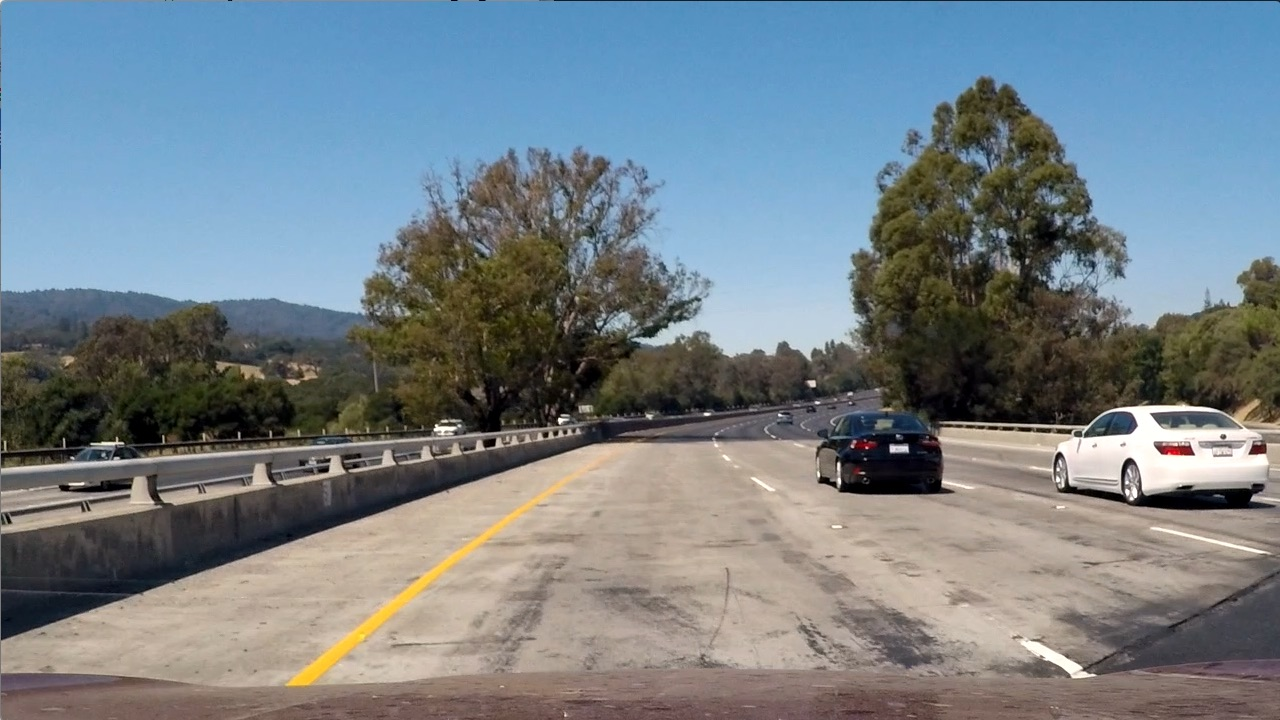
#> input picture test_images/test1.jpg, 1280 x 720 px
$ jupyter execute --allow-errors vehicle-detection.ipynb   (older library calls are emulated)
#> lines starting #> are read from the running program, lines starting #| are printed output that depends on the picture; after the words box and inside, x2 and y2 are one past the last pixel; in counts of white or black regions, pixels touching at a corner belong together
**Vehicle Detection Project**

The goals / steps of this project are the following:

* Perform a Histogram of Oriented Gradients (HOG) feature extraction on a labeled training set of images and train a classifier Linear SVM classifier
* Optionally, you can also apply a color transform and append binned color features, as well as histograms of color, to your HOG feature vector.
* Note: for those first two steps don't forget to normalize your features and randomize a selection for training and testing.
* Implement a sliding-window technique and use your trained classifier to search for vehicles in images.
* Run your pipeline on a video stream (start with the test_video.mp4 and later implement on full project_video.mp4) and create a heat map of recurring detections frame by frame to reject outliers and follow detected vehicles.
* Estimate a bounding box for vehicles detected.

## Utility Functions

[cell 1]
import matplotlib.image as mpimg
import matplotlib.pyplot as plt
import numpy as np
import cv2
import glob
import time
from sklearn.svm import LinearSVC
from sklearn.preprocessing import StandardScaler
from skimage.feature import hog
from scipy.ndimage.measurements import label
from sklearn.model_selection import train_test_split

# Define a function to return HOG features and visualization
# [36 lines left out: functions get_hog_features, bin_spatial, color_hist, not called in this run]

# Define a function to extract features from a list of images
# Have this function call bin_spatial() and color_hist()
def extract_features(imgs, color_space='RGB', spatial_size=(32, 32),
                        hist_bins=32, orient=9,
                        pix_per_cell=8, cell_per_block=2, hog_channel=0,
                        spatial_feat=True, hist_feat=True, hog_feat=True):
    # Create a list to append feature vectors to
    features = []
    # Iterate through the list of images
    for file in imgs:
        file_features = []
        # Read in each one by one
        image = mpimg.imread(file)
        # apply color conversion if other than 'RGB'
        if color_space != 'RGB':
            if color_space == 'HSV':
                feature_image = cv2.cvtColor(image, cv2.COLOR_BGR2HSV)
            elif color_space == 'LUV':
                feature_image = cv2.cvtColor(image, cv2.COLOR_BGR2LUV)
            elif color_space == 'HLS':
                feature_image = cv2.cvtColor(image, cv2.COLOR_BGR2HLS)
            elif color_space == 'YUV':
                feature_image = cv2.cvtColor(image, cv2.COLOR_BGR2YUV)
            elif color_space == 'YCrCb':
                feature_image = cv2.cvtColor(image, cv2.COLOR_BGR2YCrCb)
            elif color_space == 'BGR':
                feature_image = cv2.cvtColor(img, cv2.COLOR_RGB2BGR)
        else: feature_image = np.copy(img)

        if spatial_feat == True:
            spatial_features = bin_spatial(feature_image, size=spatial_size)
            file_features.append(spatial_features)
        if hist_feat == True:
            # Apply color_hist()
            hist_features = color_hist(feature_image, nbins=hist_bins)
            file_features.append(hist_features)
        if hog_feat == True:
        # Call get_hog_features() with vis=False, feature_vec=True
            if hog_channel == 'ALL':
                hog_features = []
                for channel in range(feature_image.shape[2]):
                    hog_features.append(get_hog_features(feature_image[:,:,channel],
                                        orient, pix_per_cell, cell_per_block,
                                        vis=False, feature_vec=True))
                hog_features = np.ravel(hog_features)
            else:
                hog_features = get_hog_features(feature_image[:,:,hog_channel], orient,
                            pix_per_cell, cell_per_block, vis=False, feature_vec=True)
            # Append the new feature vector to the features list
            file_features.append(hog_features)
        features.append(np.concatenate(file_features))
    # Return list of feature vectors
    return features

# Define a function that takes an image,
# start and stop positions in both x and y,
# window size (x and y dimensions),
# and overlap fraction (for both x and y)
# [40 lines left out: function slide_window, not called in this run]

def slide_window_new(img, ystart, ystop, scale, pix_per_cell, cell_per_block):
    feature_image = np.copy(img)
    windows = []

    ctrans_tosearch = feature_image[ystart:ystop,:,:]

    if scale != 1:
        imshape = ctrans_tosearch.shape
        ctrans_tosearch = cv2.resize(ctrans_tosearch, (np.int(imshape[1]/scale), np.int(imshape[0]/scale)))

    # Define blocks and steps as above
    nxblocks = (ctrans_tosearch.shape[1] // pix_per_cell) - cell_per_block + 1
    nyblocks = (ctrans_tosearch.shape[0] // pix_per_cell) - cell_per_block + 1

    # 64 was the orginal sampling rate, with 8 cells and 8 pix per cell
    window = 64
    nblocks_per_window = (window // pix_per_cell) - cell_per_block + 1
    cells_per_step = 2  # Instead of overlap, define how many cells to step
    nxsteps = (nxblocks - nblocks_per_window) // cells_per_step
    nysteps = (nyblocks - nblocks_per_window) // cells_per_step

    for xb in range(nxsteps):
        for yb in range(nysteps):
            ypos = yb*cells_per_step
            xpos = xb*cells_per_step

            xleft = xpos*pix_per_cell
            ytop = ypos*pix_per_cell

            xbox_left = np.int(xleft*scale)
            ytop_draw = np.int(ytop*scale)
            win_draw = np.int(window*scale)
            windows.append(((xbox_left, ytop_draw+ystart),(xbox_left+win_draw,ytop_draw+win_draw+ystart)))

    return windows


# Define a function to draw bounding boxes
def draw_boxes(img, bboxes, color=(0, 0, 255), thick=6):
    # Make a copy of the image
    imcopy = np.copy(img)
    # Iterate through the bounding boxes
    for bbox in bboxes:
        # Draw a rectangle given bbox coordinates
        cv2.rectangle(imcopy, bbox[0], bbox[1], color, thick)
    # Return the image copy with boxes drawn
    return imcopy


# Define a function to extract features from a single image window
# This function is very similar to extract_features()
# just for a single image rather than list of images
# [80 lines left out: functions single_img_features, search_windows, not called in this run]

def add_heat(heatmap, bbox_list):
    # Iterate through list of bboxes
    for box in bbox_list:
        # Add += 1 for all pixels inside each bbox
        # Assuming each "box" takes the form ((x1, y1), (x2, y2))
        heatmap[box[0][1]:box[1][1], box[0][0]:box[1][0]] += 1

    # Return updated heatmap
    return heatmap# Iterate through list of bboxes

def apply_threshold(heatmap, threshold):
    # Zero out pixels below the threshold
    heatmap[heatmap <= threshold] = 0
    # Return thresholded map
    return heatmap

def draw_labeled_bboxes(img, labels):
    # Iterate through all detected cars
    for car_number in range(1, labels[1]+1):
        # Find pixels with each car_number label value
        nonzero = (labels[0] == car_number).nonzero()
        # Identify x and y values of those pixels
        nonzeroy = np.array(nonzero[0])
        nonzerox = np.array(nonzero[1])
        # Define a bounding box based on min/max x and y
        bbox = ((np.min(nonzerox), np.min(nonzeroy)), (np.max(nonzerox), np.max(nonzeroy)))
        # Draw the box on the image
        cv2.rectangle(img, bbox[0], bbox[1], (0,0,255), 6)
    # Return the image
    return img

# [86 lines left out: function find_windows, not called in this run]

## Read images

[cell 2]
# Read in cars and notcars
images = glob.iglob('./data/vehicles/**/*.png',recursive=True)
cars = []
for image in images:
    cars.append(image)
print(len(cars))

images = glob.iglob('./data/non-vehicles/**/*.png',recursive=True)
notcars = []
for image in images:
    notcars.append(image)
print(len(notcars))

#> (the rest of this cell did not finish here and is left out)

## Variables for the model

[cell 3]
### Variables
color_space = 'YUV' # Can be RGB, HSV, LUV, HLS, YUV, YCrCb
orient = 11  # HOG orientations
pix_per_cell = 8 # HOG pixels per cell
cell_per_block = 2 # HOG cells per block
hog_channel = "ALL" # Can be 0, 1, 2, or "ALL"
spatial_size = (32, 32) # Spatial binning dimensions
hist_bins = 32    # Number of histogram bins
spatial_feat = True # Spatial features on or off
hist_feat = True # Histogram features on or off
hog_feat = True # HOG features on or off
y_start_stop = [400, None] # Min and max in y to search in slide_window()

## HOG extraction example

#> (a cell that did not finish here is left out)

## SVM

[cell 5]
car_features = extract_features(cars, color_space=color_space,
                        spatial_size=spatial_size, hist_bins=hist_bins,
                        orient=orient, pix_per_cell=pix_per_cell,
                        cell_per_block=cell_per_block,
                        hog_channel=hog_channel, spatial_feat=spatial_feat,
                        hist_feat=hist_feat, hog_feat=hog_feat)
notcar_features = extract_features(notcars, color_space=color_space,
                        spatial_size=spatial_size, hist_bins=hist_bins,
                        orient=orient, pix_per_cell=pix_per_cell,
                        cell_per_block=cell_per_block,
                        hog_channel=hog_channel, spatial_feat=spatial_feat,
                        hist_feat=hist_feat, hog_feat=hog_feat)

X = np.vstack((car_features, notcar_features)).astype(np.float64)
# Fit a per-column scaler
#> (the rest of this cell did not finish here and is left out)

## Read Test Image

[cell 6]
image = mpimg.imread('./test_images/test1.jpg')
#> image is the input picture: shape (720, 1280, 3); mean R, G, B 117.5, 128.7, 135.5
plt.figure(figsize=(10,10))
plt.imshow(image)
plt.show()

## Apply sliding windows

[cell 7]
sliding_window_image = np.copy(image)
all_sliding_windows = []

for times in (0,1):
    for scale in (1,1.5,2):
        ystart = 400 + 32 * times * int(np.floor(scale - 1))
        ystop = ystart + int(16 * scale * 6)
        sliding_windows = slide_window_new(image, ystart, ystop, scale, pix_per_cell, cell_per_block)
        all_sliding_windows.extend(sliding_windows)
#> this loop made 2 passes
#> pass 1, in slide_window_new, `ctrans_tosearch = feature_image[ystart:ystop,:,:]`:
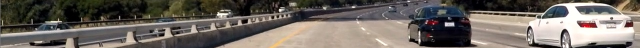
#> ctrans_tosearch: shape (96, 1280, 3) (shown at 1/2 size); mean R, G, B 109.1, 102.4, 95.9
#> pass 1, in slide_window_new (call 2), `ctrans_tosearch = feature_image[ystart:ystop,:,:]`:
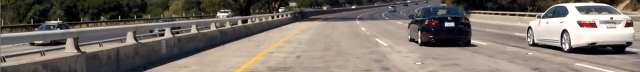
#> ctrans_tosearch: shape (144, 1280, 3) (shown at 1/2 size); mean R, G, B 122.7, 113.9, 105.7
#> pass 1, in slide_window_new (call 2), `ctrans_tosearch = cv2.resize(ctrans_tosearch, (np.int(imshape[1]/scale..`:
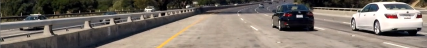
#> ctrans_tosearch: shape (96, 853, 3) (shown at 1/2 size); mean R, G, B 122.6, 113.9, 105.6
#> pass 1, in slide_window_new (call 3), `ctrans_tosearch = feature_image[ystart:ystop,:,:]`:
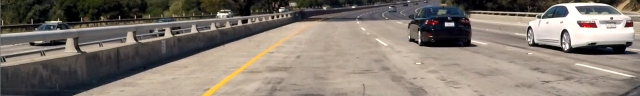
#> ctrans_tosearch: shape (192, 1280, 3) (shown at 1/2 size); mean R, G, B 131.1, 121.3, 112.1
#> after the loop, all_sliding_windows = 644 items

sliding_window_img = draw_boxes(sliding_window_image, all_sliding_windows, color=(0, 0, 255), thick=2)
#> the loop in draw_boxes, `for bbox in bboxes:` made 644 passes
#> bbox on passes 1 to 3: ((0, 400), (64, 464)), ((0, 416), (64, 480)), ((16, 400), (80, 464))
#> after the loop in draw_boxes, `for bbox in bboxes:`:
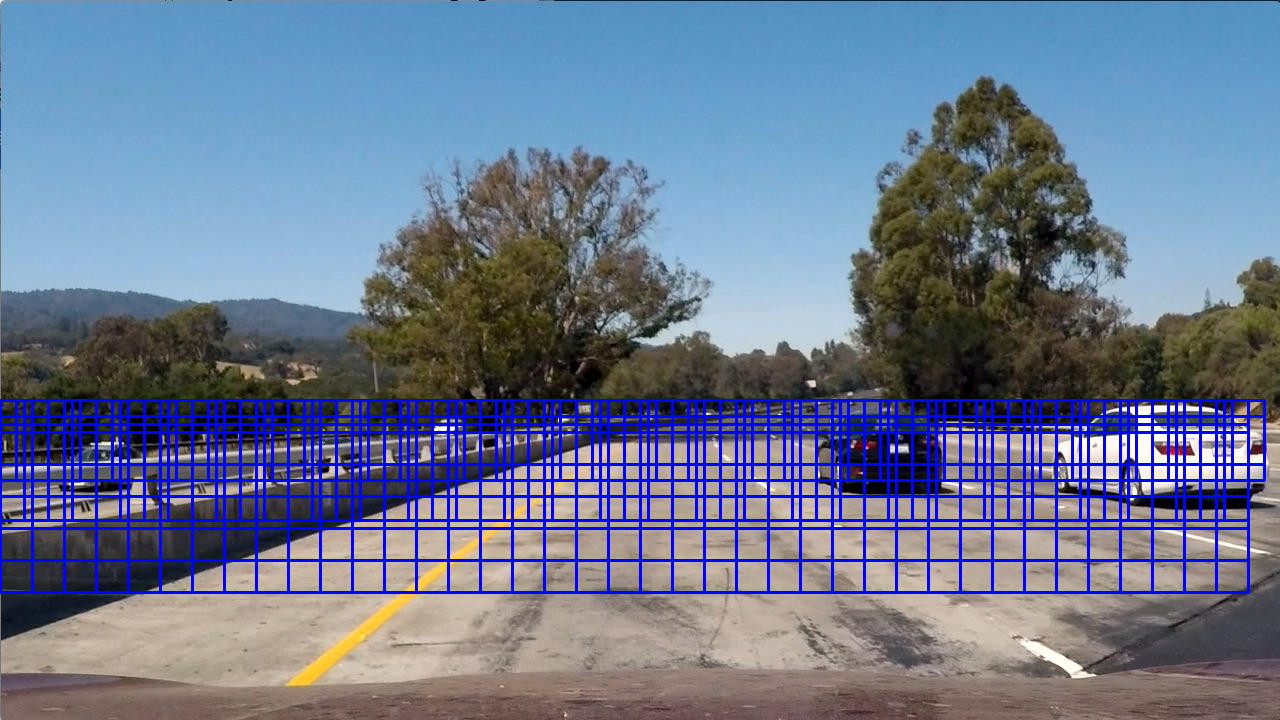
#> imcopy: shape (720, 1280, 3); 8.42% of pixels changed, all inside (x1, y1, x2, y2) = (0, 399, 1266, 594)
plt.figure(figsize=(10,10))
plt.imshow(sliding_window_img)
plt.show()

## Extract hot windows

[cell 8]
draw_image = np.copy(image)
# Min and max in y to search in slide_window()

all_hot_windows = []
#> (the rest of this cell did not finish here and is left out)

## Heatmap of hot windows

[cell 9]
heat = np.zeros_like(image[:,:,0]).astype(np.float)

# Add heat to each box in box list
heat = add_heat(heat, all_hot_windows)

plt.figure(figsize=(10,10))
plt.imshow(heat, cmap='hot')
plt.show()

## Apply Threshold to remove false positives

[cell 10]
# Apply threshold to help remove false positives
heatmap = apply_threshold(heat,1)

plt.figure(figsize=(10,10))
plt.imshow(heatmap, cmap='hot')
plt.show()

## Apply labels

[cell 11]
labels = label(heatmap)

plt.figure(figsize=(10,10))
plt.imshow(labels[0], cmap='gray')
print(labels[1], 'cars found')
#| 0 cars found
plt.show()
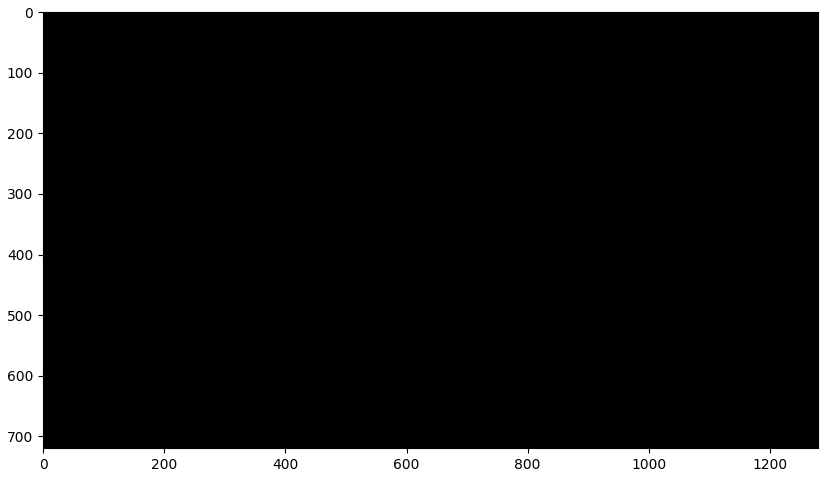
#> figure drawn by matplotlib, 1 panel

## Bounding box for cars

[cell 12]
draw_img = draw_labeled_bboxes(np.copy(image), labels)

plt.figure(figsize=(10,10))
plt.imshow(draw_img)
plt.show()

## Pipeline for images

[cell 13]
def process_image(test_image):
    draw_test_image = np.copy(test_image)
    # Min and max in y to search in slide_window()
    all_test_hot_windows = []
    for times in (0,1):
        for scale in (1,1.5,2):
            ystart = 400 + 32 * times * int(np.floor(scale - 1))
            ystop = ystart + int(16 * scale * 6)
            test_hot_windows = find_windows(draw_test_image, ystart, ystop, scale, svc, X_scaler, orient, pix_per_cell, cell_per_block, spatial_size, hist_bins, hog_channel, color_space=color_space)
            all_test_hot_windows.extend(test_hot_windows)
#> after the loop, all_test_hot_windows = []

    test_heat = np.zeros_like(test_image[:,:,0]).astype(np.float)
    # Add heat to each box in box list
    test_heat = add_heat(test_heat, all_test_hot_windows)
    # Apply threshold to help remove false positives
    test_heatmap = apply_threshold(test_heat,1)
    test_labels = label(test_heatmap)
    test_draw_img = draw_labeled_bboxes(np.copy(test_image), test_labels)
    return test_draw_img

$ run again, with test_images/test4.jpg copied over test_images/test1.jpg
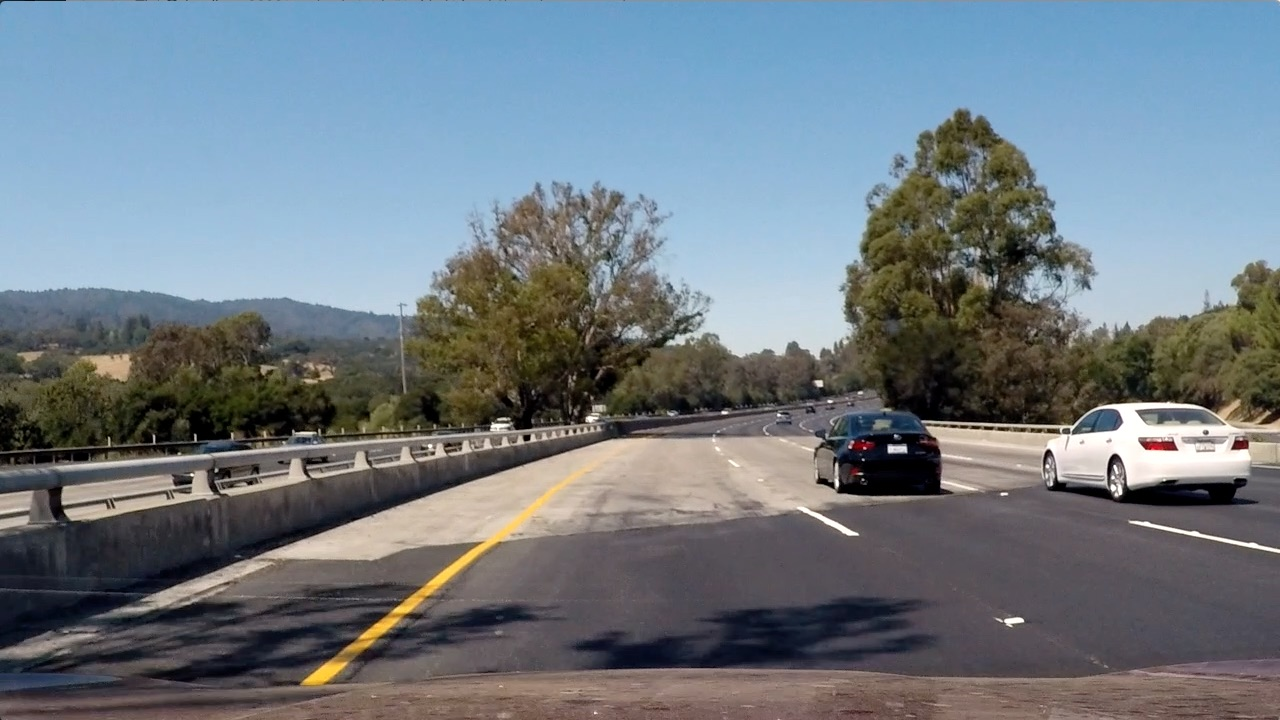
#> input picture test_images/test4.jpg, 1280 x 720 px
#> image is the input picture: shape (720, 1280, 3); mean R, G, B 112.2, 122.7, 130.9
#> the loop `for times in (0,1):` made 2 passes
#> pass 1, in slide_window_new (call 3), `ctrans_tosearch = feature_image[ystart:ystop,:,:]`:
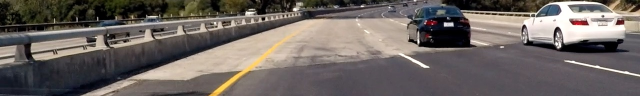
#> ctrans_tosearch: shape (192, 1280, 3) (shown at 1/2 size); mean R, G, B 108.1, 100.8, 97
#> after the loop `for times in (0,1):`: all_sliding_windows = 644 items
#> the loop in draw_boxes, `for bbox in bboxes:` made 644 passes
#> bbox on passes 1 to 3: ((0, 400), (64, 464)), ((0, 416), (64, 480)), ((16, 400), (80, 464))
#> after the loop in draw_boxes, `for bbox in bboxes:`:
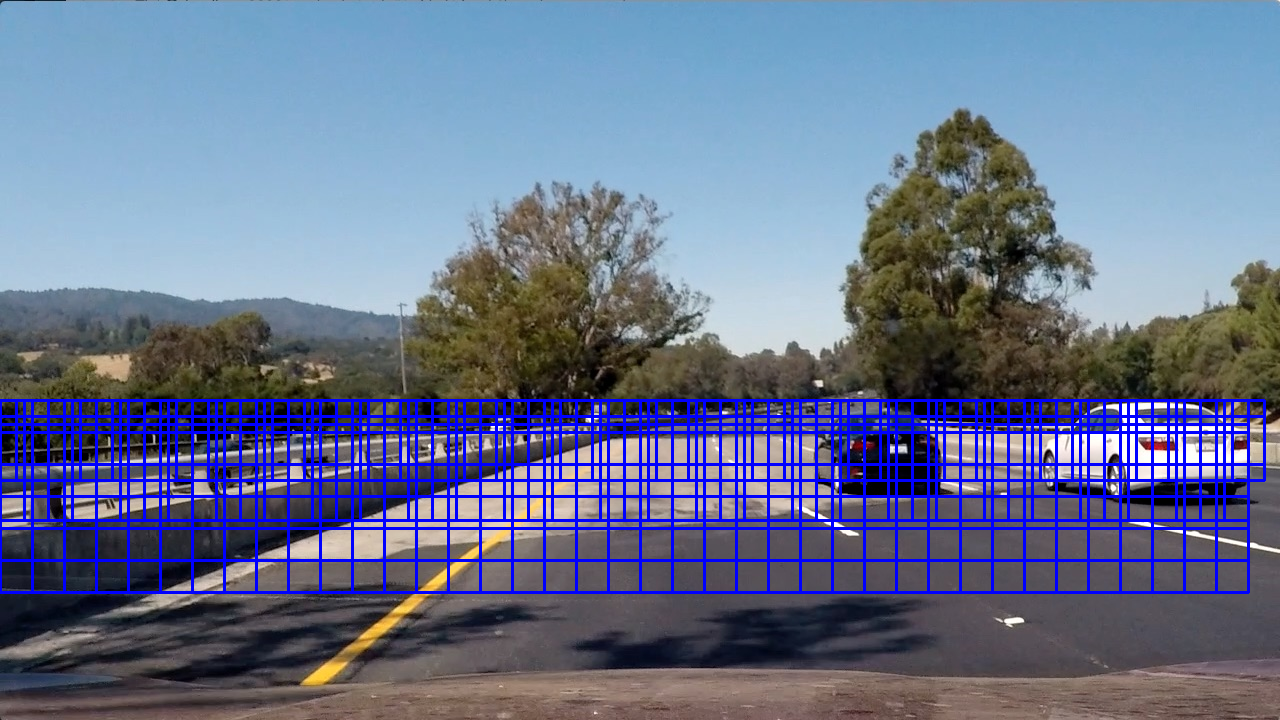
#> imcopy: shape (720, 1280, 3); 8.42% of pixels changed, all inside (x1, y1, x2, y2) = (0, 399, 1266, 594)
#| 0 cars found
#> after the loop in process_image, `for times in (0,1):`: all_test_hot_windows = []
